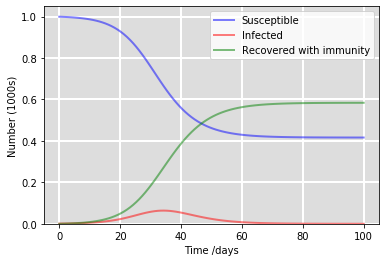

Generate this figure with Python:
#!/usr/bin/env python3
# -*- coding: utf-8 -*-
"""
Created on Mon Jun 22 04:23:15 2020

@author: zahrashah
"""


import numpy as np
from scipy.integrate import odeint
import matplotlib.pyplot as plt
##With vital dynamics

# Total population, N.
N = int(input("Enter total nunber of population: "))
# Initial number of infected and recovered individuals, I0 and R0.
I0 = int(input("Enter the number of infected indiviuals at time 0: "))
R0 = 0
S0 = N - I0 - R0

# Contact rate, b, and mean recovery rate, k, (in 1/days).
B = float(input("Enter infectious rate: "))
days= float(input("Enter average duration of infection in days: "))
k=1./days
# A grid of time points (in days)
time= int(input("Enter the number of days for the simulation: "))
t = np.linspace(0, time, time)

# The SIR model differential equations.
def deriv(y, t, N, B, k):
    S, I, R = y
    dSdt = -B * S * I / N 
    dIdt = B * S * I / N - (k * I)
    dRdt = (k * I) 
    return dSdt, dIdt, dRdt

# Initial vector
y0 = S0, I0, R0
# Integrate the SIR equations over the time grid, t.
sol = odeint(deriv, y0, t, args=(N, B, k))

S, I, R = sol.T


# Plot the data on three separate curves for S(t), I(t) and R(t)
fig = plt.figure()
g = fig.add_subplot(1,1,1, facecolor='#dddddd', axisbelow=True)
g.plot(t, S/1000, 'b', alpha=0.5, lw=2, label='Susceptible')
g.plot(t, I/1000, 'r', alpha=0.5, lw=2, label='Infected')
g.plot(t, R/1000, 'g', alpha=0.5, lw=2, label='Recovered with immunity')
g.set_xlabel('Time /days')
g.set_ylabel('Number (1000s)')
g.set_ylim(0)
g.grid(b=True, which='major', c='w', linewidth=2, linestyle='-')
legend = g.legend()


plt.show()
